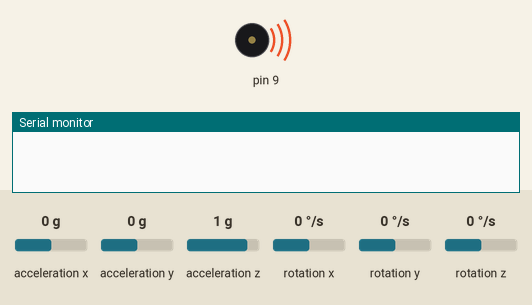
Bench run of a sketch on a simulated Arduino Uno, built with avr-gcc and run on an emulated ATmega328P. Shown: buzzer (waves = sounding), the last lines printed to the serial monitor. The inputs (shaded band) are chosen by the test bench; at power-on: acceleration y 0 g, acceleration x 0 g, acceleration z 1 g, rotation x 0 °/s, rotation y 0 °/s, rotation z 0 °/s.

Above: at 3.1 s.
At 4.3 s:
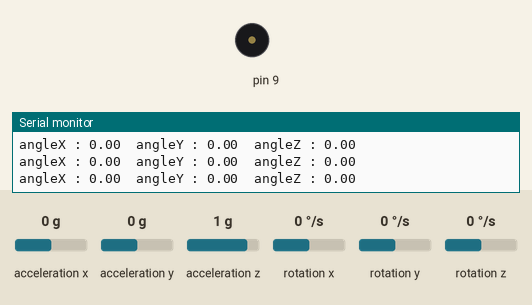
4.4 s: acceleration y set to -1.4 g
Timing chart, 0 to 7.4 s (numbered marks = the images above; inputs shaded):
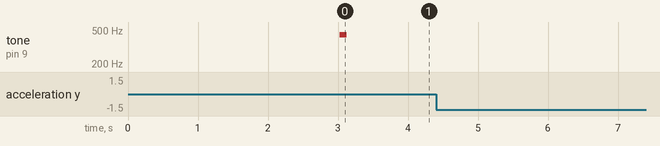

The sketch:

SpecchioGyroATUAL.ino
```cpp
//install this MPU library
#include <MPU6050_tockn.h>
#include <Wire.h>
#include <SoftwareSerial.h>


//Gyroscope
MPU6050 mpu6050(Wire);
int gyx,gyy,gyz;

//bluetooth
SoftwareSerial btSerial(2, 3); // RX, TX


void setup() {
  //buzzer
  pinMode(9,OUTPUT);

  Serial.begin(9600);
  btSerial.begin(9600);
  btSerial.println("Bluetooth Conectado");
  Wire.begin();
  mpu6050.begin();
  mpu6050.calcGyroOffsets(true);

  //buzzer
  tone(9,440);
  delay(100);
  noTone(9);
}

void loop() {
  mpu6050.update();
  gyx = mpu6050.getAngleX();
  gyy = mpu6050.getAngleY();
  gyz = mpu6050.getAngleZ();
  Serial.print("angleX : "); Serial.print(mpu6050.getAngleX());
  Serial.print("\tangleY : "); Serial.print(mpu6050.getAngleY());
  Serial.print("\tangleZ : "); Serial.println(mpu6050.getAngleZ());

  if (btSerial.available()){
    btSerial.print(gyx); btSerial.print("x,");
    btSerial.print(gyy); btSerial.print("y,");
    btSerial.print(gyz); btSerial.print("z,");
  }

  delay(300);

}
```
